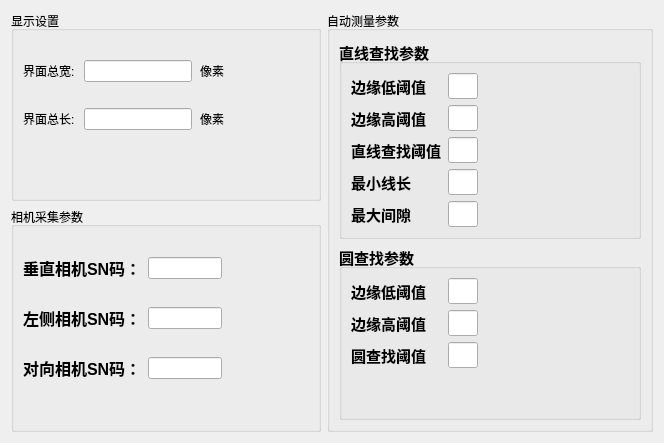
      <widget class="QWidget" name="tabSettings">
       <attribute name="title">
        <string>参数设置</string>
       </attribute>
       <layout class="QGridLayout" name="gridLayout_2">
        <item row="0" column="0">
         <layout class="QGridLayout" name="gridLayout_15">
          <item row="0" column="0">
           <widget class="QGroupBox" name="groupBox_36">
            <property name="title">
             <string>显示设置</string>
            </property>
            <layout class="QGridLayout" name="gridLayout_16">
             <item row="2" column="0">
              <spacer name="horizontalSpacer">
               <property name="orientation">
                <enum>Qt::Horizontal</enum>
               </property>
               <property name="sizeHint" stdset="0">
                <size>
                 <width>40</width>
                 <height>20</height>
                </size>
               </property>
              </spacer>
             </item>
             <item row="3" column="0">
              <layout class="QHBoxLayout" name="horizontalLayout_23" stretch="2,0,1,3">
               <item>
                <widget class="QLabel" name="label_31">
                 <property name="text">
                  <string>界面总长:</string>
                 </property>
                 <property name="alignment">
                  <set>Qt::AlignLeading|Qt::AlignLeft|Qt::AlignVCenter</set>
                 </property>
                </widget>
               </item>
               <item>
                <widget class="QLineEdit" name="ledUIHeight"/>
               </item>
               <item>
                <widget class="QLabel" name="label_33">
                 <property name="text">
                  <string>像素</string>
                 </property>
                 <property name="alignment">
                  <set>Qt::AlignCenter</set>
                 </property>
                </widget>
               </item>
               <item>
                <spacer name="horizontalSpacer_11">
                 <property name="orientation">
                  <enum>Qt::Horizontal</enum>
                 </property>
                 <property name="sizeHint" stdset="0">
                  <size>
                   <width>40</width>
                   <height>20</height>
                  </size>
                 </property>
                </spacer>
               </item>
              </layout>
             </item>
             <item row="1" column="0">
              <layout class="QHBoxLayout" name="horizontalLayout_22" stretch="2,0,1,3">
               <item>
                <widget class="QLabel" name="label_30">
                 <property name="text">
                  <string>界面总宽:</string>
                 </property>
                 <property name="alignment">
                  <set>Qt::AlignLeading|Qt::AlignLeft|Qt::AlignVCenter</set>
                 </property>
                </widget>
               </item>
               <item>
                <widget class="QLineEdit" name="ledUIWidth"/>
               </item>
               <item>
                <widget class="QLabel" name="label_32">
                 <property name="text">
                  <string>像素</string>
                 </property>
                 <property name="alignment">
                  <set>Qt::AlignCenter</set>
                 </property>
                </widget>
               </item>
               <item>
                <spacer name="horizontalSpacer_10">
                 <property name="orientation">
                  <enum>Qt::Horizontal</enum>
                 </property>
                 <property name="sizeHint" stdset="0">
                  <size>
                   <width>40</width>
                   <height>20</height>
                  </size>
                 </property>
                </spacer>
               </item>
              </layout>
             </item>
             <item row="4" column="0">
              <spacer name="verticalSpacer">
               <property name="orientation">
                <enum>Qt::Vertical</enum>
               </property>
               <property name="sizeHint" stdset="0">
                <size>
                 <width>20</width>
                 <height>40</height>
                </size>
               </property>
              </spacer>
             </item>
             <item row="0" column="0">
              <spacer name="horizontalSpacer_2">
               <property name="orientation">
                <enum>Qt::Horizontal</enum>
               </property>
               <property name="sizeHint" stdset="0">
                <size>
                 <width>40</width>
                 <height>20</height>
                </size>
               </property>
              </spacer>
             </item>
            </layout>
           </widget>
          </item>
         </layout>
        </item>
        <item row="1" column="0">
         <widget class="QGroupBox" name="groupBox_24">
          <property name="title">
           <string>相机采集参数</string>
          </property>
          <layout class="QGridLayout" name="gridLayout_18">
           <item row="2" column="0">
            <spacer name="horizontalSpacer_4">
             <property name="orientation">
              <enum>Qt::Horizontal</enum>
             </property>
             <property name="sizeHint" stdset="0">
              <size>
               <width>40</width>
               <height>20</height>
              </size>
             </property>
            </spacer>
           </item>
           <item row="3" column="0">
            <layout class="QHBoxLayout" name="horizontalLayout_10" stretch="4,4,4,0">
             <item>
              <widget class="QLabel" name="label_10">
               <property name="font">
                <font>
                 <pointsize>12</pointsize>
                 <weight>75</weight>
                 <bold>true</bold>
                </font>
               </property>
               <property name="text">
                <string>左侧相机SN码：</string>
               </property>
               <property name="alignment">
                <set>Qt::AlignLeading|Qt::AlignLeft|Qt::AlignVCenter</set>
               </property>
              </widget>
             </item>
             <item>
              <widget class="QLineEdit" name="ledLeftCamSN"/>
             </item>
             <item>
              <spacer name="horizontalSpacer_8">
               <property name="orientation">
                <enum>Qt::Horizontal</enum>
               </property>
               <property name="sizeHint" stdset="0">
                <size>
                 <width>40</width>
                 <height>20</height>
                </size>
               </property>
              </spacer>
             </item>
             <item>
              <widget class="QLabel" name="label_11">
               <property name="font">
                <font>
                 <family>Times New Roman</family>
                 <pointsize>9</pointsize>
                 <weight>75</weight>
                 <bold>true</bold>
                </font>
               </property>
               <property name="text">
                <string/>
               </property>
              </widget>
             </item>
            </layout>
           </item>
           <item row="6" column="0">
            <spacer name="verticalSpacer_2">
             <property name="orientation">
              <enum>Qt::Vertical</enum>
             </property>
             <property name="sizeHint" stdset="0">
              <size>
               <width>20</width>
               <height>40</height>
              </size>
             </property>
            </spacer>
           </item>
           <item row="0" column="0">
            <spacer name="horizontalSpacer_3">
             <property name="orientation">
              <enum>Qt::Horizontal</enum>
             </property>
             <property name="sizeHint" stdset="0">
              <size>
               <width>40</width>
               <height>20</height>
              </size>
             </property>
            </spacer>
           </item>
           <item row="1" column="0">
            <layout class="QHBoxLayout" name="horizontalLayout_9" stretch="4,4,4,0">
             <item>
              <widget class="QLabel" name="label_8">
               <property name="font">
                <font>
                 <pointsize>12</pointsize>
                 <weight>75</weight>
                 <bold>true</bold>
                </font>
               </property>
               <property name="text">
                <string>垂直相机SN码：</string>
               </property>
               <property name="alignment">
                <set>Qt::AlignLeading|Qt::AlignLeft|Qt::AlignVCenter</set>
               </property>
              </widget>
             </item>
             <item>
              <widget class="QLineEdit" name="ledVerCamSN"/>
             </item>
             <item>
              <spacer name="horizontalSpacer_7">
               <property name="orientation">
                <enum>Qt::Horizontal</enum>
               </property>
               <property name="sizeHint" stdset="0">
                <size>
                 <width>40</width>
                 <height>20</height>
                </size>
               </property>
              </spacer>
             </item>
             <item>
              <widget class="QLabel" name="label_9">
               <property name="font">
                <font>
                 <family>Times New Roman</family>
                 <pointsize>9</pointsize>
                 <weight>75</weight>
                 <bold>true</bold>
                </font>
               </property>
               <property name="text">
                <string/>
               </property>
              </widget>
             </item>
            </layout>
           </item>
           <item row="5" column="0">
            <layout class="QHBoxLayout" name="horizontalLayout_11" stretch="4,4,4,0">
             <item>
              <widget class="QLabel" name="label_12">
               <property name="font">
                <font>
                 <pointsize>12</pointsize>
                 <weight>75</weight>
                 <bold>true</bold>
                </font>
               </property>
               <property name="text">
                <string>对向相机SN码：</string>
               </property>
               <property name="alignment">
                <set>Qt::AlignLeading|Qt::AlignLeft|Qt::AlignVCenter</set>
               </property>
              </widget>
             </item>
             <item>
              <widget class="QLineEdit" name="ledFrontCamSN"/>
             </item>
             <item>
              <spacer name="horizontalSpacer_9">
               <property name="orientation">
                <enum>Qt::Horizontal</enum>
               </property>
               <property name="sizeHint" stdset="0">
                <size>
                 <width>40</width>
                 <height>20</height>
                </size>
               </property>
              </spacer>
             </item>
             <item>
              <widget class="QLabel" name="label_13">
               <property name="font">
                <font>
                 <family>Times New Roman</family>
                 <pointsize>9</pointsize>
                 <weight>75</weight>
                 <bold>true</bold>
                </font>
               </property>
               <property name="text">
                <string/>
               </property>
              </widget>
             </item>
            </layout>
           </item>
           <item row="4" column="0">
            <spacer name="horizontalSpacer_5">
             <property name="orientation">
              <enum>Qt::Horizontal</enum>
             </property>
             <property name="sizeHint" stdset="0">
              <size>
               <width>40</width>
               <height>20</height>
              </size>
             </property>
            </spacer>
           </item>
          </layout>
         </widget>
        </item>
        <item row="0" column="1" rowspan="2">
         <widget class="QGroupBox" name="groupBox_25">
          <property name="title">
           <string>自动测量参数</string>
          </property>
          <layout class="QGridLayout" name="gridLayout_17">
           <item row="0" column="0">
            <widget class="QGroupBox" name="groupBox_34">
             <property name="font">
              <font>
               <pointsize>11</pointsize>
               <weight>75</weight>
               <bold>true</bold>
              </font>
             </property>
             <property name="title">
              <string>直线查找参数</string>
             </property>
             <layout class="QVBoxLayout" name="verticalLayout_9">
              <item>
               <layout class="QHBoxLayout" name="horizontalLayout_18" stretch="3,1,5">
                <item>
                 <widget class="QLabel" name="label_28">
                  <property name="font">
                   <font>
                    <pointsize>11</pointsize>
                    <weight>75</weight>
                    <bold>true</bold>
                   </font>
                  </property>
                  <property name="text">
                   <string>边缘低阈值</string>
                  </property>
                  <property name="alignment">
                   <set>Qt::AlignLeading|Qt::AlignLeft|Qt::AlignVCenter</set>
                  </property>
                 </widget>
                </item>
                <item>
                 <widget class="QLineEdit" name="ledCannyLineLow">
                  <property name="font">
                   <font>
                    <pointsize>11</pointsize>
                    <weight>75</weight>
                    <bold>true</bold>
                   </font>
                  </property>
                 </widget>
                </item>
                <item>
                 <spacer name="horizontalSpacer_12">
                  <property name="orientation">
                   <enum>Qt::Horizontal</enum>
                  </property>
                  <property name="sizeHint" stdset="0">
                   <size>
                    <width>40</width>
                    <height>20</height>
                   </size>
                  </property>
                 </spacer>
                </item>
               </layout>
              </item>
              <item>
               <layout class="QHBoxLayout" name="horizontalLayout_24" stretch="3,1,5">
                <item>
                 <widget class="QLabel" name="label_27">
                  <property name="font">
                   <font>
                    <pointsize>11</pointsize>
                    <weight>75</weight>
                    <bold>true</bold>
                   </font>
                  </property>
                  <property name="text">
                   <string>边缘高阈值</string>
                  </property>
                  <property name="alignment">
                   <set>Qt::AlignLeading|Qt::AlignLeft|Qt::AlignVCenter</set>
                  </property>
                 </widget>
                </item>
                <item>
                 <widget class="QLineEdit" name="ledCannyLineHigh">
                  <property name="font">
                   <font>
                    <pointsize>11</pointsize>
                    <weight>75</weight>
                    <bold>true</bold>
                   </font>
                  </property>
                 </widget>
                </item>
                <item>
                 <spacer name="horizontalSpacer_13">
                  <property name="orientation">
                   <enum>Qt::Horizontal</enum>
                  </property>
                  <property name="sizeHint" stdset="0">
                   <size>
                    <width>40</width>
                    <height>20</height>
                   </size>
                  </property>
                 </spacer>
                </item>
               </layout>
              </item>
              <item>
               <layout class="QHBoxLayout" name="horizontalLayout_25" stretch="3,1,5">
                <item>
                 <widget class="QLabel" name="label_26">
                  <property name="font">
                   <font>
                    <pointsize>11</pointsize>
                    <weight>75</weight>
                    <bold>true</bold>
                   </font>
                  </property>
                  <property name="text">
                   <string>直线查找阈值</string>
                  </property>
                  <property name="alignment">
                   <set>Qt::AlignLeading|Qt::AlignLeft|Qt::AlignVCenter</set>
                  </property>
                 </widget>
                </item>
                <item>
                 <widget class="QLineEdit" name="ledLineDetThreshold">
                  <property name="font">
                   <font>
                    <pointsize>11</pointsize>
                    <weight>75</weight>
                    <bold>true</bold>
                   </font>
                  </property>
                  <property name="text">
                   <string/>
                  </property>
                 </widget>
                </item>
                <item>
                 <spacer name="horizontalSpacer_14">
                  <property name="orientation">
                   <enum>Qt::Horizontal</enum>
                  </property>
                  <property name="sizeHint" stdset="0">
                   <size>
                    <width>40</width>
                    <height>20</height>
                   </size>
                  </property>
                 </spacer>
                </item>
               </layout>
              </item>
              <item>
               <layout class="QHBoxLayout" name="horizontalLayout_26" stretch="3,1,5">
                <item>
                 <widget class="QLabel" name="label_29">
                  <property name="font">
                   <font>
                    <pointsize>11</pointsize>
                    <weight>75</weight>
                    <bold>true</bold>
                   </font>
                  </property>
                  <property name="text">
                   <string>最小线长</string>
                  </property>
                  <property name="alignment">
                   <set>Qt::AlignLeading|Qt::AlignLeft|Qt::AlignVCenter</set>
                  </property>
                 </widget>
                </item>
                <item>
                 <widget class="QLineEdit" name="ledLineDetMinLength">
                  <property name="font">
                   <font>
                    <pointsize>11</pointsize>
                    <weight>75</weight>
                    <bold>true</bold>
                   </font>
                  </property>
                  <property name="text">
                   <string/>
                  </property>
                 </widget>
                </item>
                <item>
                 <spacer name="horizontalSpacer_15">
                  <property name="orientation">
                   <enum>Qt::Horizontal</enum>
                  </property>
                  <property name="sizeHint" stdset="0">
                   <size>
                    <width>40</width>
                    <height>20</height>
                   </size>
                  </property>
                 </spacer>
                </item>
               </layout>
              </item>
              <item>
               <layout class="QHBoxLayout" name="horizontalLayout_27" stretch="3,1,5">
                <item>
                 <widget class="QLabel" name="label_25">
                  <property name="font">
                   <font>
                    <pointsize>11</pointsize>
                    <weight>75</weight>
                    <bold>true</bold>
                   </font>
                  </property>
                  <property name="text">
                   <string>最大间隙</string>
                  </property>
                  <property name="alignment">
                   <set>Qt::AlignLeading|Qt::AlignLeft|Qt::AlignVCenter</set>
                  </property>
                 </widget>
                </item>
                <item>
                 <widget class="QLineEdit" name="ledLineDetMaxGap">
                  <property name="font">
                   <font>
                    <pointsize>11</pointsize>
                    <weight>75</weight>
                    <bold>true</bold>
                   </font>
                  </property>
                  <property name="text">
                   <string/>
                  </property>
                 </widget>
                </item>
                <item>
                 <spacer name="horizontalSpacer_16">
                  <property name="orientation">
                   <enum>Qt::Horizontal</enum>
                  </property>
                  <property name="sizeHint" stdset="0">
                   <size>
                    <width>40</width>
                    <height>20</height>
                   </size>
                  </property>
                 </spacer>
                </item>
               </layout>
              </item>
             </layout>
            </widget>
           </item>
           <item row="1" column="0">
            <widget class="QGroupBox" name="groupBox_35">
             <property name="font">
              <font>
               <pointsize>11</pointsize>
               <weight>75</weight>
               <bold>true</bold>
              </font>
             </property>
             <property name="title">
              <string>圆查找参数</string>
             </property>
             <layout class="QVBoxLayout" name="verticalLayout_6">
              <item>
               <layout class="QHBoxLayout" name="horizontalLayout_28" stretch="3,1,5">
                <item>
                 <widget class="QLabel" name="label_3">
                  <property name="font">
                   <font>
                    <pointsize>11</pointsize>
                    <weight>75</weight>
                    <bold>true</bold>
                   </font>
                  </property>
                  <property name="text">
                   <string>边缘低阈值</string>
                  </property>
                  <property name="alignment">
                   <set>Qt::AlignLeading|Qt::AlignLeft|Qt::AlignVCenter</set>
                  </property>
                 </widget>
                </item>
                <item>
                 <widget class="QLineEdit" name="ledCannyCircleLow">
                  <property name="font">
                   <font>
                    <pointsize>11</pointsize>
                    <weight>75</weight>
                    <bold>true</bold>
                   </font>
                  </property>
                 </widget>
                </item>
                <item>
                 <spacer name="horizontalSpacer_17">
                  <property name="orientation">
                   <enum>Qt::Horizontal</enum>
                  </property>
                  <property name="sizeHint" stdset="0">
                   <size>
                    <width>40</width>
                    <height>20</height>
                   </size>
                  </property>
                 </spacer>
                </item>
               </layout>
              </item>
              <item>
               <layout class="QHBoxLayout" name="horizontalLayout_29" stretch="3,1,5">
                <item>
                 <widget class="QLabel" name="label_21">
                  <property name="font">
                   <font>
                    <pointsize>11</pointsize>
                    <weight>75</weight>
                    <bold>true</bold>
                   </font>
                  </property>
                  <property name="text">
                   <string>边缘高阈值</string>
                  </property>
                  <property name="alignment">
                   <set>Qt::AlignLeading|Qt::AlignLeft|Qt::AlignVCenter</set>
                  </property>
                 </widget>
                </item>
                <item>
                 <widget class="QLineEdit" name="ledCannyCircleHigh">
                  <property name="font">
                   <font>
                    <pointsize>11</pointsize>
                    <weight>75</weight>
                    <bold>true</bold>
                   </font>
                  </property>
                 </widget>
                </item>
                <item>
                 <spacer name="horizontalSpacer_18">
                  <property name="orientation">
                   <enum>Qt::Horizontal</enum>
                  </property>
                  <property name="sizeHint" stdset="0">
                   <size>
                    <width>40</width>
                    <height>20</height>
                   </size>
                  </property>
                 </spacer>
                </item>
               </layout>
              </item>
              <item>
               <layout class="QHBoxLayout" name="horizontalLayout_30" stretch="3,1,5">
                <item>
                 <widget class="QLabel" name="label_22">
                  <property name="font">
                   <font>
                    <pointsize>11</pointsize>
                    <weight>75</weight>
                    <bold>true</bold>
                   </font>
                  </property>
                  <property name="text">
                   <string>圆查找阈值</string>
                  </property>
                  <property name="alignment">
                   <set>Qt::AlignLeading|Qt::AlignLeft|Qt::AlignVCenter</set>
                  </property>
                 </widget>
                </item>
                <item>
                 <widget class="QLineEdit" name="ledCircleDetParam2">
                  <property name="font">
                   <font>
                    <pointsize>11</pointsize>
                    <weight>75</weight>
                    <bold>true</bold>
                   </font>
                  </property>
                  <property name="text">
                   <string/>
                  </property>
                 </widget>
                </item>
                <item>
                 <spacer name="horizontalSpacer_19">
                  <property name="orientation">
                   <enum>Qt::Horizontal</enum>
                  </property>
                  <property name="sizeHint" stdset="0">
                   <size>
                    <width>40</width>
                    <height>20</height>
                   </size>
                  </property>
                 </spacer>
                </item>
               </layout>
              </item>
              <item>
               <layout class="QHBoxLayout" name="horizontalLayout_31" stretch="5">
                <item>
                 <spacer name="horizontalSpacer_20">
                  <property name="orientation">
                   <enum>Qt::Horizontal</enum>
                  </property>
                  <property name="sizeHint" stdset="0">
                   <size>
                    <width>40</width>
                    <height>20</height>
                   </size>
                  </property>
                 </spacer>
                </item>
               </layout>
              </item>
              <item>
               <layout class="QHBoxLayout" name="horizontalLayout_32" stretch="5">
                <item>
                 <spacer name="horizontalSpacer_21">
                  <property name="orientation">
                   <enum>Qt::Horizontal</enum>
                  </property>
                  <property name="sizeHint" stdset="0">
                   <size>
                    <width>40</width>
                    <height>20</height>
                   </size>
                  </property>
                 </spacer>
                </item>
               </layout>
              </item>
             </layout>
            </widget>
           </item>
          </layout>
         </widget>
        </item>
       </layout>
      </widget>
